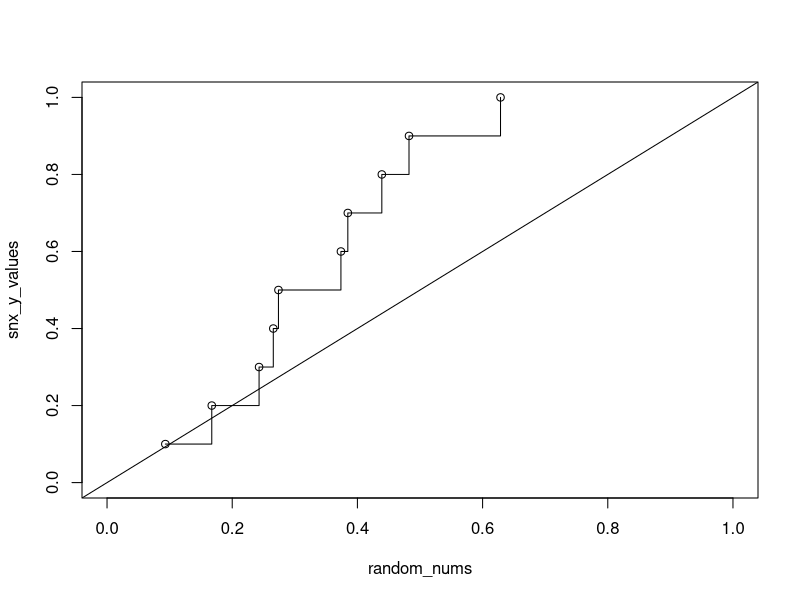
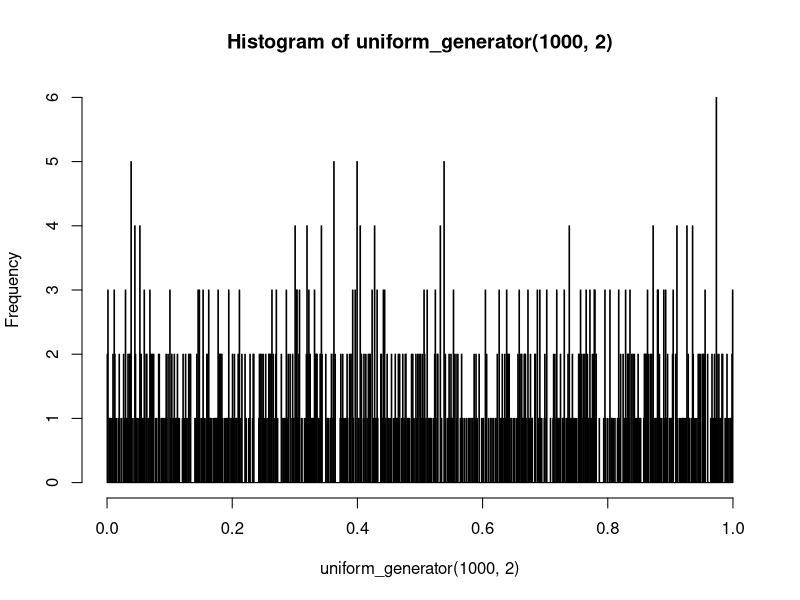
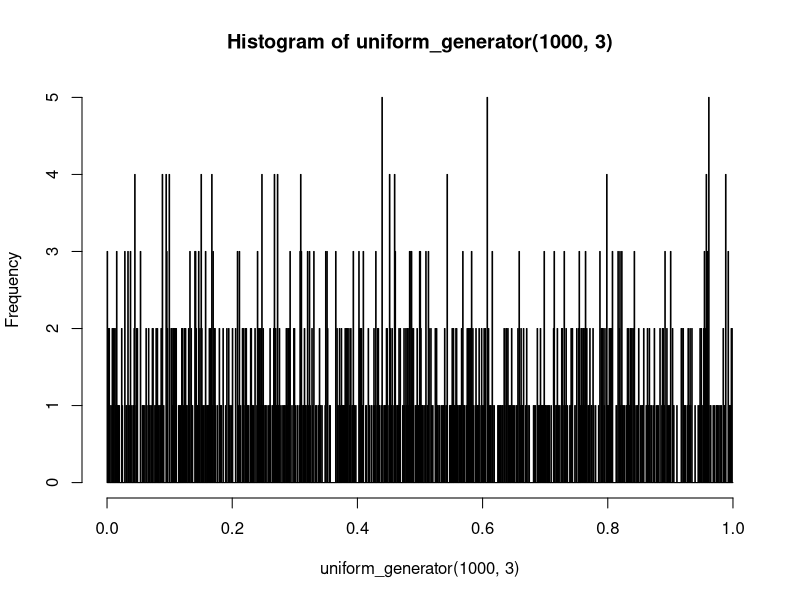
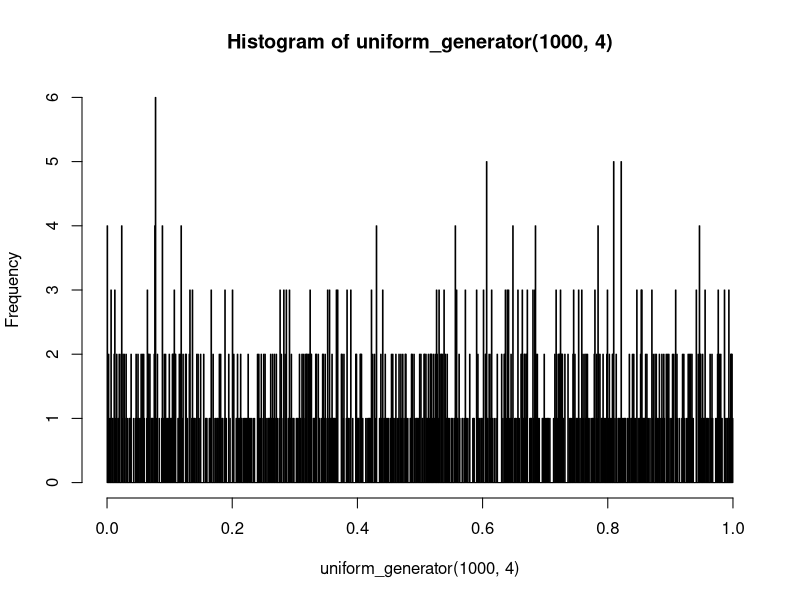

These charts were generated, in order, by the following R code:
## ---- chunk 1
N <- 10
library(knitr)
## ---- chunk 2
# Generates n values from standard uniform with seed x0
uniform_generator <- function(n, seed, sorted=TRUE){
  # assignments to save time
  a <- 7^5
  mod <- 2^31 - 1
  # initialize vector of 0's
  vector <- c(rep(0, times=n))
  # assign seed
  vector[1] <- seed %% mod
  # calculate rest of the values
  for(i in 2:n){
    vector[i] <- (a * vector[i-1]) %% mod
  }
  # divide by the mod value
  vector <- vector/mod
  # return value, default is sorted
  if(sorted==FALSE){
    return (vector)
  } else{
    return (sort(vector))
  }
}
## ---- chunk 3
## plots the Sn(x) function (might need to double check this)
## woah this isn't snx .....

#snx <- sort(uniform_generator(N, 200000000))
#x <- seq.int(1,N) / N
#plot(snx ~ x, type="S")

# real snx
## snx functon values
snx_y_values <- seq.int(1, N)/N
random_nums <- sort(uniform_generator(N, seed = 200000000))

func_values <- data.frame(random_nums = random_nums,
                          low_y = seq.int(0, N-1)/N,
                          high_y = seq.int(1, N)/N)
func_values$low_diff = abs(func_values$random_nums - func_values$low_y)
func_values$high_diff = abs(func_values$random_nums - func_values$high_y)
kable(func_values)
supx <- max(max(func_values$low_diff), max(func_values$high_diff))
supx
## this may or may not make sense to put into the k test, or make
## the k test call this and put this in some other function

plot(snx_y_values ~ random_nums, type="s", xlim=c(0,1), ylim=c(0,1))
points(random_nums, snx_y_values)
abline(0,1)

## notes: need to add (0,0) to this plot?
# add labels, legend, colors, and filled in and open points
## ---- chunk 4
# plot histograms to show distribution of random numbers, look for gaps
hist(uniform_generator(1000, 2), breaks=seq.int(0,1000)/1000)
hist(uniform_generator(1000, 3), breaks=seq.int(0,1000)/1000)
hist(uniform_generator(1000, 4), breaks=seq.int(0,1000)/1000)
